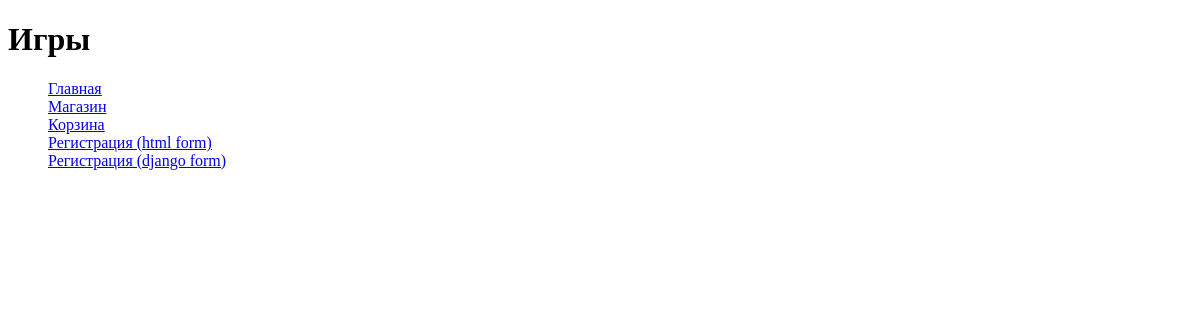
The page /store/ on the database as committed earlier.
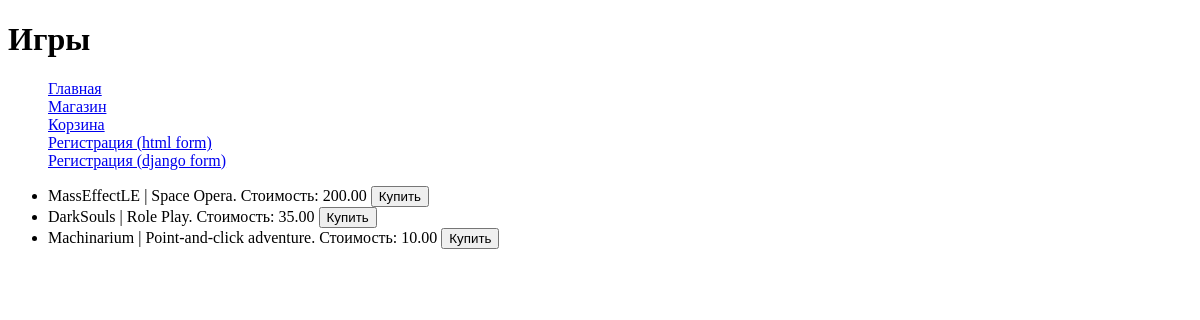
The same page on the database as committed later.
### task1/models.py (models this page shows, shortened)
class Game(models.Model):
    title = models.CharField(max_length=100)
    cost = models.DecimalField(max_digits=6, decimal_places=2)
    size = models.DecimalField(max_digits=8, decimal_places=2)
    description = models.TextField()
    age_limited = models.BooleanField(default=False)
    buyer = models.ManyToManyField(Bayer)

### task1/views.py (the view)
# urls.py: path('store/', store_page),
def store_page(request):
    context = {
        'games': [(x.title, x.description, str(x.cost)) for x in Game.objects.all()]
    }
    return render(request, '19_Game_shop/store_page_template.html', context)

### templates/19_Game_shop/store_page_template.html
{% extends "19_Game_shop/menu.html" %}
{% block pagename %}
    <h1>Игры</h1>
{% endblock %}
{% block menu %}
    {{ block.super }}
{% endblock %}
{% block content %}
    <ul>
        {% for item, description, cost in games %}
            <li>{{item}} | {{description}}. Стоимость: {{cost}} <button>Купить</button></li>
        {% endfor %}
    </ul>
{% endblock %}

### templates/19_Game_shop/menu.html (shortened to what this page needs)
<!DOCTYPE html>
<html lang="ru">
<head>
</head>
<body>
    <pagename>
        {% block pagename %}
        {% endblock %}
    </pagename>
    <menu>
        {% block menu %}
            <a href="/">Главная</a><br />
            <a href="/store/">Магазин</a><br />
            <a href="/shopping_cart/">Корзина</a><br />
            <a href="/html_sign_up/">Регистрация (html form)</a><br />
            <a href="/django_sign_up/">Регистрация (django form)</a><br />
        {% endblock %}
    </menu>
    <content>
        {% block content %}
        {% endblock %}
    </content>
</body>
</html>

Rows that differ between the two databases and show on the page:
added Game: games "MassEffectLE", games "Space Opera"
added Game: games "DarkSouls", games "Role Play"
added Game: games "Machinarium", games "Point-and-click adventure"
Other text that changed with them:
new list line: "| . Стоимость: 200.00 Купить"
new list line: "| . Стоимость: 35.00 Купить"
new list line: "| . Стоимость: 10.00 Купить"
